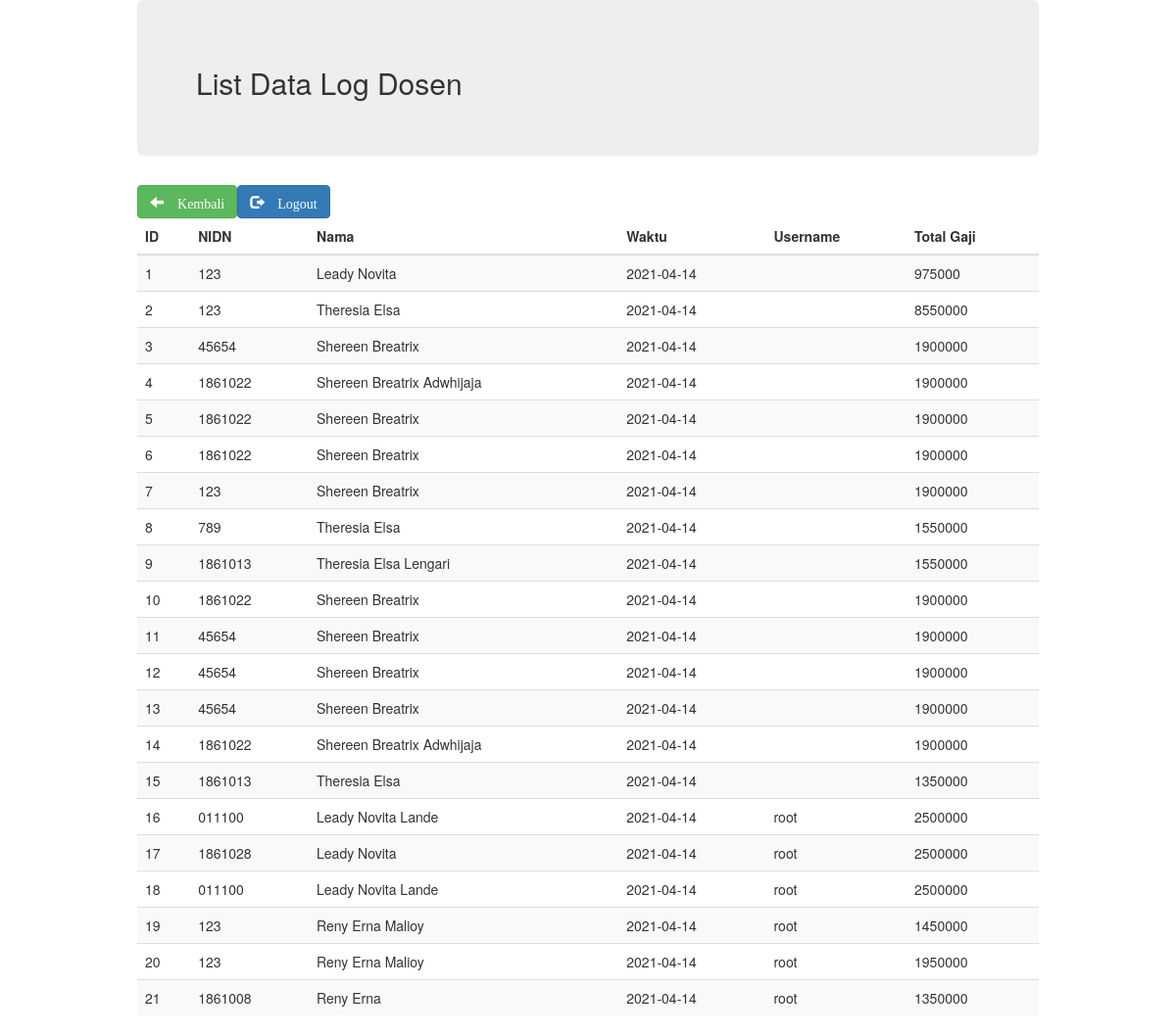
The app's page /log.php (signed in) with its own data.
### tables this page shows
CREATE TABLE `log` (
  `id` int(11) NOT NULL,
  `nidn` varchar(20) NOT NULL,
  `nama` varchar(100) NOT NULL,
  `waktu` date NOT NULL,
  `username` varchar(100) NOT NULL,
  `gaji` varchar(255) NOT NULL
);

### log.php (the view, shortened to what this page needs)
<?php
	include "koneksi.php";
?>
<!DOCTYPE html>
<html lang="en">
<head>
 <link rel="stylesheet" href="css/bootstrap.min.css">
 <link rel="stylesheet" href="https://maxcdn.bootstrapcdn.com/bootstrap/3.4.1/css/bootstrap.min.css">
</head>
<body>
	<div class="container">
		<div class="col-sm-10 col-sm-offset-1">
			<div class="jumbotron text-left">
			<h2>List Data Log Dosen</h2>
			</div>
				<table class="table table-striped ">
				<thead>
					<tr>
						<th>ID</th>
						<th>NIDN</th>
						<th>Nama</th>
						<th>Waktu</th>
						<th>Username</th>
						<th>Total Gaji</th>
					</tr>
				</thead>
				<tbody>
				<?php
				$querydosen = mysqli_query($connect, "SELECT * FROM log ORDER BY id");
				$jumdosen = mysqli_num_rows($querydosen);
				if ($jumdosen == 0)
				{
				?>
				<tr>
				<td colspan="12" class="danger">Data Dosen Masih Kosong</td>
				</tr>
			<?php
				}
				else
				{
					while ($dosen = mysqli_fetch_array($querydosen))
					{
			?>
				<tr>
					<td><?=$dosen['id']?></td>
					<td><?=$dosen['nidn']?></td>
					<td><?=$dosen['nama']?></td>
					<td><?=$dosen['waktu']?></td>
					<td><?=$dosen['username']?></td>
					<td><?=$dosen['gaji']?></td>
				</tr>
			<?php
					}
				}
			?>
			<a href="input.php" class="btn btn-success"><span class="glyphicon glyphicon-arrow-left"> Kembali</a>
            <a href="logout.php" class="btn btn-primary"><span class="glyphicon glyphicon-log-out"> Logout</a>
		</div>
	</div>
</body>
</html>

### records on screen
log: id "1", nidn "123", nama "Leady Novita", waktu "2021-04-14", gaji "975000"
log: id "2", nidn "123", nama "Theresia Elsa", waktu "2021-04-14", gaji "8550000"
log: id "3", nidn "45654", nama "Shereen Breatrix", waktu "2021-04-14", gaji "1900000"
log: id "4", nidn "1861022", nama "Shereen Breatrix Adwhijaja", waktu "2021-04-14", gaji "1900000"
log: id "5", nidn "1861022", nama "Shereen Breatrix", waktu "2021-04-14", gaji "1900000"
log: id "6", nidn "1861022", nama "Shereen Breatrix", waktu "2021-04-14", gaji "1900000"
log: id "7", nidn "123", nama "Shereen Breatrix", waktu "2021-04-14", gaji "1900000"
log: id "8", nidn "789", nama "Theresia Elsa", waktu "2021-04-14", gaji "1550000"
log: id "9", nidn "1861013", nama "Theresia Elsa Lengari", waktu "2021-04-14", gaji "1550000"
log: id "10", nidn "1861022", nama "Shereen Breatrix", waktu "2021-04-14", gaji "1900000"
log: id "11", nidn "45654", nama "Shereen Breatrix", waktu "2021-04-14", gaji "1900000"
log: id "12", nidn "45654", nama "Shereen Breatrix", waktu "2021-04-14", gaji "1900000"
log: id "13", nidn "45654", nama "Shereen Breatrix", waktu "2021-04-14", gaji "1900000"
log: id "14", nidn "1861022", nama "Shereen Breatrix Adwhijaja", waktu "2021-04-14", gaji "1900000"
log: id "15", nidn "1861013", nama "Theresia Elsa", waktu "2021-04-14", gaji "1350000"
log: id "16", nidn "011100", nama "Leady Novita Lande", waktu "2021-04-14", username "root", gaji "2500000"
log: id "17", nidn "1861028", nama "Leady Novita", waktu "2021-04-14", username "root", gaji "2500000"
log: id "18", nidn "011100", nama "Leady Novita Lande", waktu "2021-04-14", username "root", gaji "2500000"
log: id "19", nidn "123", nama "Reny Erna Malioy", waktu "2021-04-14", username "root", gaji "1450000"
log: id "20", nidn "123", nama "Reny Erna Malioy", waktu "2021-04-14", username "root", gaji "1950000"
log: id "21", nidn "1861008", nama "Reny Erna", waktu "2021-04-14", username "root", gaji "1350000"
